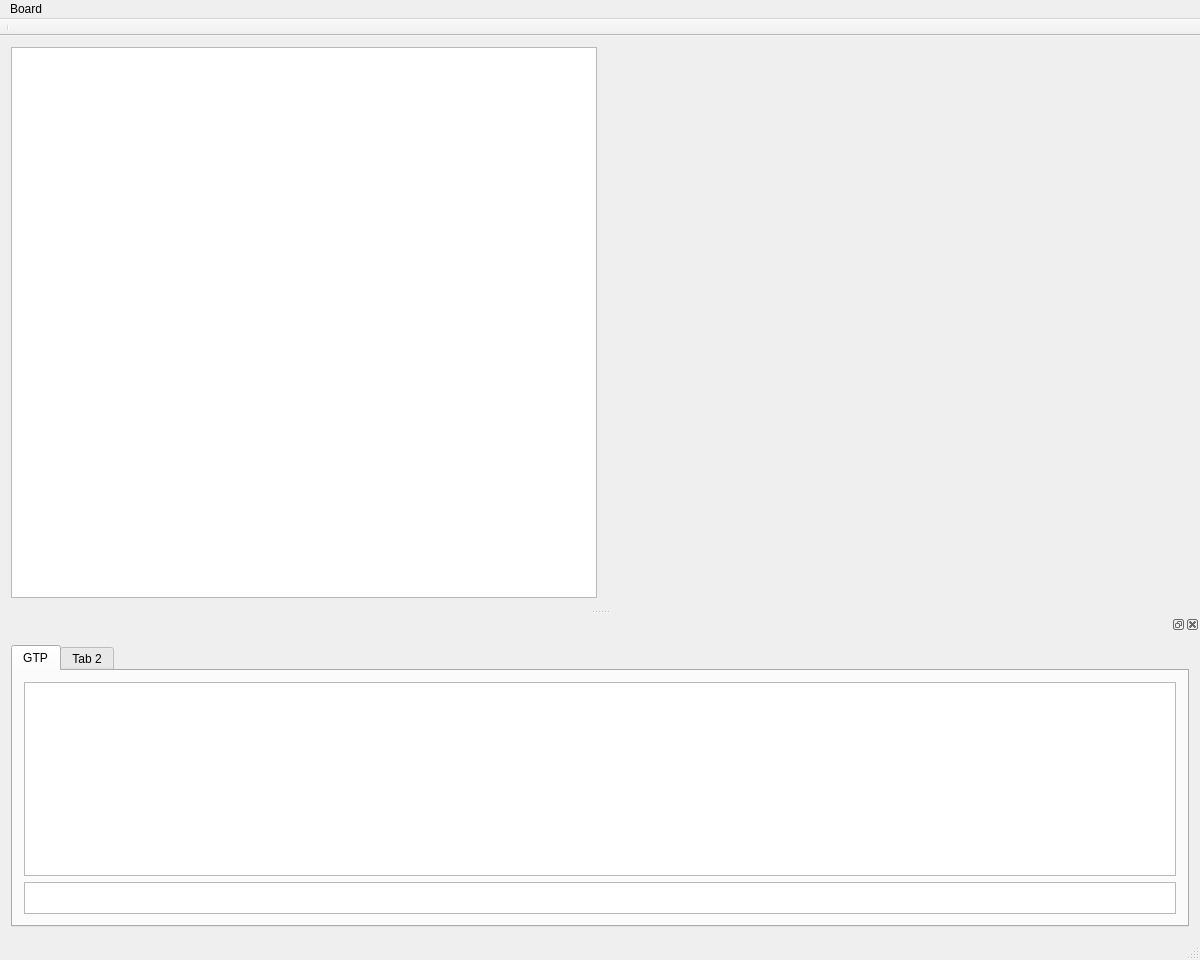
<?xml version="1.0" encoding="UTF-8"?>
<ui version="4.0">
 <class>MainWindow</class>
 <widget class="QMainWindow" name="MainWindow">
  <property name="geometry">
   <rect>
    <x>0</x>
    <y>0</y>
    <width>1200</width>
    <height>960</height>
   </rect>
  </property>
  <property name="windowTitle">
   <string>GauGo</string>
  </property>
  <widget class="QWidget" name="centralWidget">
   <layout class="QVBoxLayout" name="verticalLayout_2">
    <item>
     <layout class="QHBoxLayout" name="horizontalLayout_2">
      <item>
       <widget class="BoardView" name="boardView"/>
      </item>
      <item>
       <widget class="QStackedWidget" name="stackedWidget">
        <widget class="QWidget" name="page"/>
        <widget class="QWidget" name="page_2"/>
       </widget>
      </item>
     </layout>
    </item>
   </layout>
  </widget>
  <widget class="QMenuBar" name="menuBar">
   <property name="geometry">
    <rect>
     <x>0</x>
     <y>0</y>
     <width>1200</width>
     <height>25</height>
    </rect>
   </property>
   <widget class="QMenu" name="menuGauGo">
    <property name="title">
     <string>Board</string>
    </property>
    <addaction name="action_Clear"/>
    <addaction name="action_Open_SGF"/>
    <addaction name="action_Save_to_SGF"/>
   </widget>
   <addaction name="menuGauGo"/>
  </widget>
  <widget class="QToolBar" name="mainToolBar">
   <property name="movable">
    <bool>false</bool>
   </property>
   <attribute name="toolBarArea">
    <enum>TopToolBarArea</enum>
   </attribute>
   <attribute name="toolBarBreak">
    <bool>false</bool>
   </attribute>
   <addaction name="separator"/>
  </widget>
  <widget class="QStatusBar" name="statusBar"/>
  <widget class="QDockWidget" name="TabTools">
   <property name="layoutDirection">
    <enum>Qt::LeftToRight</enum>
   </property>
   <property name="floating">
    <bool>false</bool>
   </property>
   <property name="allowedAreas">
    <set>Qt::BottomDockWidgetArea|Qt::LeftDockWidgetArea|Qt::RightDockWidgetArea</set>
   </property>
   <property name="windowTitle">
    <string/>
   </property>
   <attribute name="dockWidgetArea">
    <number>8</number>
   </attribute>
   <widget class="QWidget" name="dockWidgetContents">
    <layout class="QHBoxLayout" name="horizontalLayout">
     <item>
      <widget class="QTabWidget" name="tabTools">
       <property name="currentIndex">
        <number>0</number>
       </property>
       <widget class="QWidget" name="tabGTP">
        <attribute name="title">
         <string>GTP</string>
        </attribute>
        <layout class="QVBoxLayout" name="verticalLayout_3">
         <item>
          <layout class="QVBoxLayout" name="verticalLayout">
           <item>
            <widget class="QPlainTextEdit" name="GTPOutput">
             <property name="font">
              <font>
               <pointsize>8</pointsize>
              </font>
             </property>
             <property name="readOnly">
              <bool>true</bool>
             </property>
            </widget>
           </item>
           <item>
            <widget class="QPlainTextEdit" name="GTPInput">
             <property name="sizePolicy">
              <sizepolicy hsizetype="Expanding" vsizetype="Fixed">
               <horstretch>0</horstretch>
               <verstretch>0</verstretch>
              </sizepolicy>
             </property>
             <property name="maximumSize">
              <size>
               <width>16777215</width>
               <height>32</height>
              </size>
             </property>
            </widget>
           </item>
          </layout>
         </item>
        </layout>
       </widget>
       <widget class="QWidget" name="tab_2">
        <attribute name="title">
         <string>Tab 2</string>
        </attribute>
       </widget>
      </widget>
     </item>
    </layout>
   </widget>
  </widget>
  <action name="action_Clear">
   <property name="text">
    <string>&amp;Clear</string>
   </property>
   <property name="toolTip">
    <string>Clears the board</string>
   </property>
  </action>
  <action name="action_Open_SGF">
   <property name="text">
    <string>&amp;Open SGF</string>
   </property>
   <property name="toolTip">
    <string>Set board to SGF file</string>
   </property>
  </action>
  <action name="action_Save_to_SGF">
   <property name="text">
    <string>&amp;Save to SGF</string>
   </property>
   <property name="toolTip">
    <string>Saves current position to SGF</string>
   </property>
  </action>
 </widget>
 <layoutdefault spacing="6" margin="11"/>
 <customwidgets>
  <customwidget>
   <class>BoardView</class>
   <extends>QGraphicsView</extends>
   <header>boardview.h</header>
  </customwidget>
 </customwidgets>
 <resources/>
 <connections>
  <connection>
   <sender>GTPInput</sender>
   <signal>textChanged()</signal>
   <receiver>MainWindow</receiver>
   <slot>onReceiveGTPInput()</slot>
   <hints>
    <hint type="sourcelabel">
     <x>112</x>
     <y>806</y>
    </hint>
    <hint type="destinationlabel">
     <x>105</x>
     <y>872</y>
    </hint>
   </hints>
  </connection>
 </connections>
 <slots>
  <slot>onReceiveGTPInput()</slot>
 </slots>
</ui>
